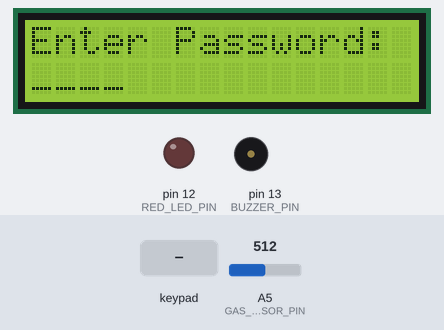
A sketch run on a simulated Arduino Uno, built with avr-gcc and run on an emulated ATmega328P. Shown: 16×2 character LCD, output pins drawn as LEDs (lit = HIGH), buzzer (waves = sounding). Inputs (shaded band) come from the test bench; at power-on: A5 (GAS_SENSOR_PIN) = 512. What the sketch prints to the serial monitor is not drawn.

Above: at 3.3 s.
3.4 s: keypad keys 1 3 7 3 pressed 0.4 s apart
At 5.6 s:
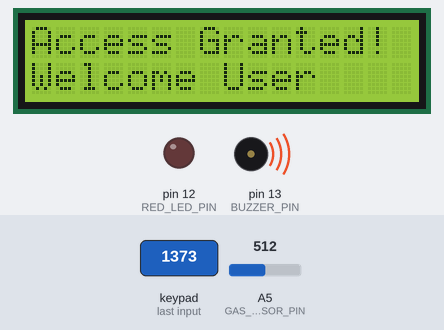
6.6 s: A5 (GAS_SENSOR_PIN) set to 485
At 7.4 s:
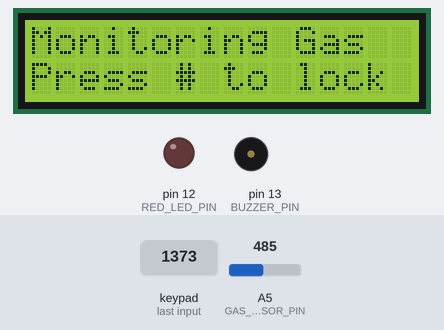
9.6 s: A5 (GAS_SENSOR_PIN) set to 510
At 10.3 s:
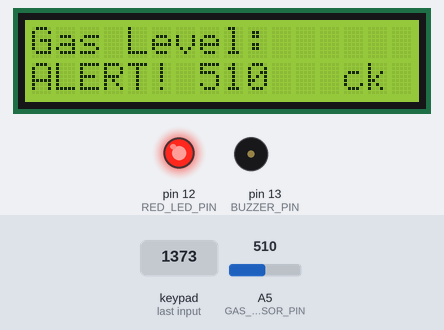
11.2 s: key '#' pressed
At 12.6 s:
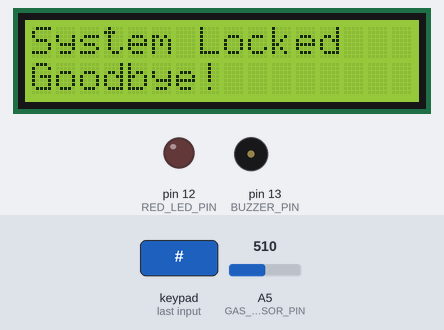
14.2 s: keypad keys 9 8 7 6 pressed 0.4 s apart
At 17.6 s:
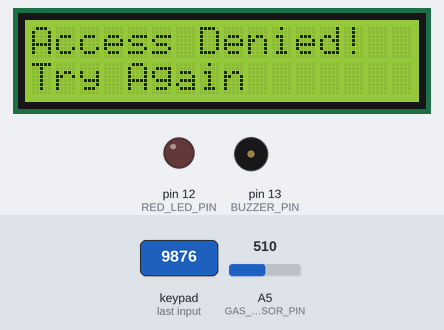
18.8 s: key '1' pressed
At 19.1 s:
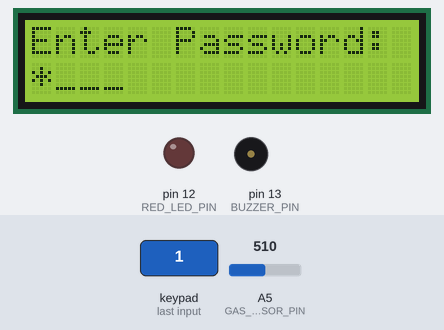
Timing chart, 0 to 21.3 s (numbered marks = the images above; inputs shaded):
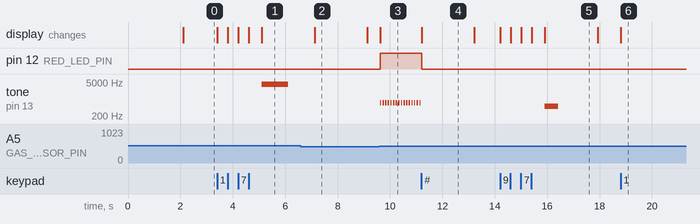

Measured:
- the behaviour switches between 501 and 500 on A5 (GAS_SENSOR_PIN) (found by bisection; images 1 and 2)
- after the input at 3.4 s, tone on pin 13 (BUZZER_PIN): silent → 4000 Hz after 1.7 s, → silent 1.0 s later; the display: first changes at once (image 1 shows a later state)
- after the input at 6.6 s, pin 12 (RED_LED_PIN): stays LOW (without the input it goes to HIGH after 2.5 s); tone on pin 13 (BUZZER_PIN): stops changing and stays silent
- after the input at 9.6 s, pin 12 (RED_LED_PIN): LOW → HIGH at once; tone on pin 13 (BUZZER_PIN): alternates 700 Hz for 0.05 s and silent for 0.05 s, starting at once; the display: changes at once (image 3)
- after the input at 11.2 s, pin 12 (RED_LED_PIN): HIGH → LOW at once; tone on pin 13 (BUZZER_PIN): stops changing and stays silent; the display: changes at once (image 4)
- after the input at 14.2 s, tone on pin 13 (BUZZER_PIN): silent → 500 Hz after 1.7 s, → silent 0.50 s later; the display: first changes at once (image 5 shows a later state)
- after the input at 18.8 s, the display: changes at once (image 6)

The sketch:

GasSensor.ino
```cpp
// (licence header left out)
// ======================== LIBRARY INCLUDES ========================
#include <LiquidCrystal.h>
#include <Keypad.h>

// ======================== PIN DEFINITIONS ========================
// LCD Pins
const int LCD_RS = 10;
const int LCD_ENABLE = A0;
const int LCD_D4 = A1;
const int LCD_D5 = A2;
const int LCD_D6 = A3;
const int LCD_D7 = A4;

// Alert System Pins
const int RED_LED_PIN = 12;
const int BUZZER_PIN = 13;
const int GAS_SENSOR_PIN = A5;

// Keypad Pins
const byte KEYPAD_ROWS = 4;
const byte KEYPAD_COLS = 4;
byte rowPins[KEYPAD_ROWS] = {9, 8, 7, 6};
byte colPins[KEYPAD_COLS] = {5, 4, 3, 2};

// ======================== CONFIGURATION CONSTANTS ========================
const int PASSWORD_LENGTH = 5;  // 4 digits + null terminator
const int GAS_THRESHOLD = 500;   // Adjustable gas detection threshold
const int LOGIN_SUCCESS_TONE = 4000;
const int LOGIN_SUCCESS_DURATION = 1000;
const int GAS_ALARM_TONE = 700;
const int GAS_ALARM_DURATION = 50;
const int WRONG_PASSWORD_TONE = 500;
const int WRONG_PASSWORD_DURATION = 500;

// ======================== GLOBAL VARIABLES ========================
// LCD and Keypad objects
LiquidCrystal lcd(LCD_RS, LCD_ENABLE, LCD_D4, LCD_D5, LCD_D6, LCD_D7);

// Keypad configuration
char keypadLayout[KEYPAD_ROWS][KEYPAD_COLS] = {
  {'1', '2', '3', 'F'},
  {'4', '5', '6', 'F'},
  {'7', '8', '9', 'F'},
  {'#', '0', '=', 'F'}
};
Keypad keypad = Keypad(makeKeymap(keypadLayout), rowPins, colPins, KEYPAD_ROWS, KEYPAD_COLS);

// Password system variables
char enteredPassword[PASSWORD_LENGTH];
const char masterPassword[PASSWORD_LENGTH] = "1373";  // Default password
byte passwordIndex = 0;
bool isPasswordMode = true;
bool isSystemLocked = false;

// System state variables
unsigned long lastSensorRead = 0;
const unsigned long SENSOR_READ_INTERVAL = 100;  // Read sensor every 100ms
unsigned long lastDisplayUpdate = 0;
const unsigned long DISPLAY_UPDATE_INTERVAL = 500;  // Update display every 500ms

// ======================== SETUP FUNCTION ========================
void setup() {
  // Initialize serial communication for debugging
  Serial.begin(9600);
  Serial.println(F("=== Arduino Gas Sensor Security System ==="));
  Serial.println(F("Initializing system..."));

  // Initialize LCD
  lcd.begin(16, 2);
  lcd.clear();

  // Configure pin modes
  pinMode(RED_LED_PIN, OUTPUT);
  pinMode(BUZZER_PIN, OUTPUT);
  pinMode(GAS_SENSOR_PIN, INPUT);

  // Initialize system state
  digitalWrite(RED_LED_PIN, LOW);
  isPasswordMode = true;
  passwordIndex = 0;

  // Display welcome message
  displayWelcomeMessage();

  Serial.println(F("System initialized successfully!"));
  Serial.println(F("Default password: 1373"));
}

// ======================== MAIN LOOP ========================
void loop() {
  if (isPasswordMode) {
    handlePasswordInput();
  } else {
    handleGasMonitoring();
  }
}

// ======================== PASSWORD FUNCTIONS ========================
void handlePasswordInput() {
  char key = keypad.getKey();

  if (key && isPasswordMode) {
    if (key == '#') {
      // Reset password entry
      clearPasswordData();
      displayPasswordPrompt();
      Serial.println(F("Password entry reset"));
    }
    else if (key == '=' && passwordIndex > 0) {
      // Backspace functionality
      passwordIndex--;
      enteredPassword[passwordIndex] = '\0';
      updatePasswordDisplay();
      Serial.println(F("Character deleted"));
    }
    else if (isdigit(key) && passwordIndex < (PASSWORD_LENGTH - 1)) {
      // Add digit to password
      enteredPassword[passwordIndex] = key;
      passwordIndex++;
      updatePasswordDisplay();
      Serial.print(F("Key pressed: "));
      Serial.println(key);

      // Check if password is complete
      if (passwordIndex == (PASSWORD_LENGTH - 1)) {
        enteredPassword[passwordIndex] = '\0';  // Null terminate
        validatePassword();
      }
    }
  }
}

void validatePassword() {
  lcd.clear();
  lcd.setCursor(0, 0);
  lcd.print(F("Checking..."));

  delay(500);  // Brief delay for user feedback

  lcd.clear();
  lcd.setCursor(0, 0);

  if (strcmp(enteredPassword, masterPassword) == 0) {
    // Password correct
    lcd.print(F("Access Granted!"));
    lcd.setCursor(0, 1);
    lcd.print(F("Welcome User"));

    tone(BUZZER_PIN, LOGIN_SUCCESS_TONE, LOGIN_SUCCESS_DURATION);

    isPasswordMode = false;
    Serial.println(F("LOGIN SUCCESS: Access granted"));

    delay(2000);
    lcd.clear();
    displayGasMonitoringUI();
  } else {
    // Password incorrect
    lcd.print(F("Access Denied!"));
    lcd.setCursor(0, 1);
    lcd.print(F("Try Again"));

    tone(BUZZER_PIN, WRONG_PASSWORD_TONE, WRONG_PASSWORD_DURATION);

    Serial.println(F("LOGIN FAILED: Incorrect password"));

    delay(2000);
    clearPasswordData();
    displayPasswordPrompt();
  }
}

void clearPasswordData() {
  passwordIndex = 0;
  for (int i = 0; i < PASSWORD_LENGTH; i++) {
    enteredPassword[i] = '\0';
  }
}

void displayWelcomeMessage() {
  lcd.clear();
  lcd.setCursor(0, 0);
  lcd.print(F("Gas Security Sys"));
  lcd.setCursor(0, 1);
  lcd.print(F("Initializing..."));
  delay(2000);

  displayPasswordPrompt();
}

void displayPasswordPrompt() {
  lcd.clear();
  lcd.setCursor(0, 0);
  lcd.print(F("Enter Password:"));
  lcd.setCursor(0, 1);
  lcd.print(F("____"));
  Serial.println(F("Waiting for password input..."));
}

void updatePasswordDisplay() {
  lcd.setCursor(0, 1);

  // Display asterisks for entered digits
  for (int i = 0; i < 4; i++) {
    if (i < passwordIndex) {
      lcd.print(F("*"));
    } else {
      lcd.print(F("_"));
    }
  }
}

// ======================== GAS MONITORING FUNCTIONS ========================
void handleGasMonitoring() {
  unsigned long currentTime = millis();

  // Read sensor at regular intervals
  if (currentTime - lastSensorRead >= SENSOR_READ_INTERVAL) {
    int gasLevel = readGasSensor();
    checkGasAlert(gasLevel);
    lastSensorRead = currentTime;
  }

  // Update display at regular intervals
  if (currentTime - lastDisplayUpdate >= DISPLAY_UPDATE_INTERVAL) {
    updateGasDisplay();
    lastDisplayUpdate = currentTime;
  }

  // Check for system lock command (press # to return to password mode)
  char key = keypad.getKey();
  if (key == '#') {
    lockSystem();
  }
}

int readGasSensor() {
  int rawValue = analogRead(GAS_SENSOR_PIN);

  // Print sensor data to serial for debugging
  Serial.print(F("Gas Sensor Raw Value: "));
  Serial.print(rawValue);
  Serial.print(F(" | Threshold: "));
  Serial.print(GAS_THRESHOLD);
  Serial.print(F(" | Status: "));
  Serial.println(rawValue > GAS_THRESHOLD ? F("ALERT") : F("SAFE"));

  return rawValue;
}

void checkGasAlert(int gasLevel) {
  if (gasLevel > GAS_THRESHOLD) {
    // Gas detected - activate alerts
    digitalWrite(RED_LED_PIN, HIGH);
    tone(BUZZER_PIN, GAS_ALARM_TONE, GAS_ALARM_DURATION);
  } else {
    // No gas detected - deactivate alerts
    digitalWrite(RED_LED_PIN, LOW);
    noTone(BUZZER_PIN);
  }
}

void updateGasDisplay() {
  int gasLevel = analogRead(GAS_SENSOR_PIN);

  lcd.setCursor(0, 0);
  lcd.print(F("Gas Level:      "));
  lcd.setCursor(0, 1);

  // Display gas level with status
  if (gasLevel > GAS_THRESHOLD) {
    lcd.print(F("ALERT! "));
    lcd.print(gasLevel);
    lcd.print(F("   "));
  } else {
    lcd.print(F("SAFE  "));
    lcd.print(gasLevel);
    lcd.print(F("   "));
  }
}

void displayGasMonitoringUI() {
  lcd.clear();
  lcd.setCursor(0, 0);
  lcd.print(F("Monitoring Gas"));
  lcd.setCursor(0, 1);
  lcd.print(F("Press # to lock"));
  delay(2000);
}

void lockSystem() {
  lcd.clear();
  lcd.setCursor(0, 0);
  lcd.print(F("System Locked"));
  lcd.setCursor(0, 1);
  lcd.print(F("Goodbye!"));

  // Turn off all alerts
  digitalWrite(RED_LED_PIN, LOW);
  noTone(BUZZER_PIN);

  Serial.println(F("SYSTEM LOCKED: Returning to password mode"));

  delay(2000);

  // Reset to password mode
  isPasswordMode = true;
  clearPasswordData();
  displayPasswordPrompt();
}
```
